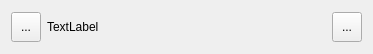
<?xml version="1.0" encoding="UTF-8"?>
<ui version="4.0">
 <class>ArticleUIForm</class>
 <widget class="QWidget" name="ArticleUIForm">
  <property name="geometry">
   <rect>
    <x>0</x>
    <y>0</y>
    <width>373</width>
    <height>54</height>
   </rect>
  </property>
  <property name="windowTitle">
   <string>Form</string>
  </property>
  <layout class="QVBoxLayout" name="verticalLayout">
   <item>
    <layout class="QHBoxLayout" name="horizontalLayout">
     <item>
      <widget class="QToolButton" name="whetherReadBtn">
       <property name="minimumSize">
        <size>
         <width>30</width>
         <height>30</height>
        </size>
       </property>
       <property name="maximumSize">
        <size>
         <width>30</width>
         <height>30</height>
        </size>
       </property>
       <property name="text">
        <string>...</string>
       </property>
      </widget>
     </item>
     <item>
      <widget class="QLabel" name="articleNameLabel">
       <property name="text">
        <string>TextLabel</string>
       </property>
      </widget>
     </item>
     <item>
      <widget class="QToolButton" name="whetherLikeBtn">
       <property name="minimumSize">
        <size>
         <width>30</width>
         <height>30</height>
        </size>
       </property>
       <property name="maximumSize">
        <size>
         <width>30</width>
         <height>30</height>
        </size>
       </property>
       <property name="text">
        <string>...</string>
       </property>
      </widget>
     </item>
    </layout>
   </item>
  </layout>
 </widget>
 <resources/>
 <connections/>
</ui>
